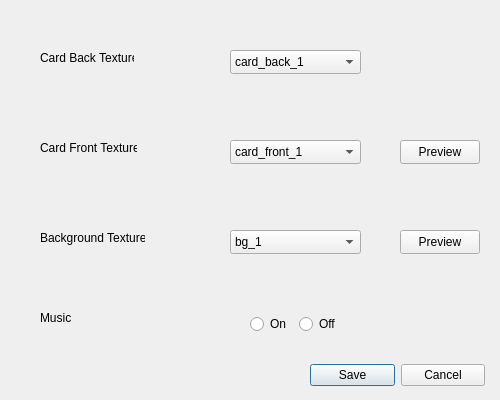
<?xml version="1.0" encoding="UTF-8"?>
<ui version="4.0">
 <class>SettingsMenu</class>
 <widget class="QDialog" name="SettingsMenu">
  <property name="geometry">
   <rect>
    <x>0</x>
    <y>0</y>
    <width>500</width>
    <height>400</height>
   </rect>
  </property>
  <property name="minimumSize">
   <size>
    <width>500</width>
    <height>350</height>
   </size>
  </property>
  <property name="maximumSize">
   <size>
    <width>9999999</width>
    <height>9999999</height>
   </size>
  </property>
  <property name="cursor">
   <cursorShape>ArrowCursor</cursorShape>
  </property>
  <property name="windowTitle">
   <string>Settings</string>
  </property>
  <widget class="QWidget" name="layoutWidget3">
   <property name="geometry">
    <rect>
     <x>250</x>
     <y>310</y>
     <width>91</width>
     <height>28</height>
    </rect>
   </property>
   <layout class="QHBoxLayout" name="horizontalLayout">
    <item>
     <widget class="QRadioButton" name="music_on">
      <property name="text">
       <string>On</string>
      </property>
     </widget>
    </item>
    <item>
     <widget class="QRadioButton" name="music_off">
      <property name="text">
       <string>Off</string>
      </property>
     </widget>
    </item>
   </layout>
  </widget>
  <widget class="QWidget" name="layoutWidget4">
   <property name="geometry">
    <rect>
     <x>310</x>
     <y>360</y>
     <width>175</width>
     <height>31</height>
    </rect>
   </property>
   <layout class="QHBoxLayout" name="horizontalLayout_2">
    <item>
     <widget class="QPushButton" name="save_button">
      <property name="enabled">
       <bool>true</bool>
      </property>
      <property name="text">
       <string>Save</string>
      </property>
     </widget>
    </item>
    <item>
     <widget class="QPushButton" name="cancel_button">
      <property name="text">
       <string>Cancel</string>
      </property>
     </widget>
    </item>
   </layout>
  </widget>
  <widget class="QLabel" name="card_back_preview">
   <property name="geometry">
    <rect>
     <x>410</x>
     <y>20</y>
     <width>50</width>
     <height>80</height>
    </rect>
   </property>
   <property name="text">
    <string/>
   </property>
  </widget>
  <widget class="QPushButton" name="bg_preview">
   <property name="geometry">
    <rect>
     <x>400</x>
     <y>230</y>
     <width>80</width>
     <height>24</height>
    </rect>
   </property>
   <property name="text">
    <string>Preview</string>
   </property>
  </widget>
  <widget class="QPushButton" name="card_front_preview">
   <property name="geometry">
    <rect>
     <x>400</x>
     <y>140</y>
     <width>80</width>
     <height>24</height>
    </rect>
   </property>
   <property name="text">
    <string>Preview</string>
   </property>
  </widget>
  <widget class="QComboBox" name="card_back_combo">
   <property name="geometry">
    <rect>
     <x>230</x>
     <y>50</y>
     <width>131</width>
     <height>24</height>
    </rect>
   </property>
   <item>
    <property name="text">
     <string>card_back_1</string>
    </property>
   </item>
   <item>
    <property name="text">
     <string>card_back_2</string>
    </property>
   </item>
   <item>
    <property name="text">
     <string>card_back_3</string>
    </property>
   </item>
  </widget>
  <widget class="QComboBox" name="bg_combo">
   <property name="geometry">
    <rect>
     <x>230</x>
     <y>230</y>
     <width>131</width>
     <height>24</height>
    </rect>
   </property>
   <item>
    <property name="text">
     <string>bg_1</string>
    </property>
   </item>
   <item>
    <property name="text">
     <string>bg_2</string>
    </property>
   </item>
   <item>
    <property name="text">
     <string>bg_3</string>
    </property>
   </item>
  </widget>
  <widget class="QComboBox" name="card_front_combo">
   <property name="geometry">
    <rect>
     <x>230</x>
     <y>140</y>
     <width>131</width>
     <height>24</height>
    </rect>
   </property>
   <item>
    <property name="text">
     <string>card_front_1</string>
    </property>
   </item>
   <item>
    <property name="text">
     <string>card_front_2</string>
    </property>
   </item>
   <item>
    <property name="text">
     <string>card_front_3</string>
    </property>
   </item>
  </widget>
  <widget class="QLabel" name="label_2">
   <property name="geometry">
    <rect>
     <x>40</x>
     <y>140</y>
     <width>97</width>
     <height>16</height>
    </rect>
   </property>
   <property name="text">
    <string>Card Front Texture</string>
   </property>
  </widget>
  <widget class="QLabel" name="label_4">
   <property name="geometry">
    <rect>
     <x>40</x>
     <y>310</y>
     <width>32</width>
     <height>16</height>
    </rect>
   </property>
   <property name="text">
    <string>Music</string>
   </property>
  </widget>
  <widget class="QLabel" name="label_3">
   <property name="geometry">
    <rect>
     <x>40</x>
     <y>230</y>
     <width>105</width>
     <height>16</height>
    </rect>
   </property>
   <property name="text">
    <string>Background Texture</string>
   </property>
  </widget>
  <widget class="QLabel" name="label">
   <property name="geometry">
    <rect>
     <x>40</x>
     <y>50</y>
     <width>94</width>
     <height>16</height>
    </rect>
   </property>
   <property name="text">
    <string>Card Back Texture</string>
   </property>
  </widget>
 </widget>
 <resources/>
 <connections/>
</ui>
